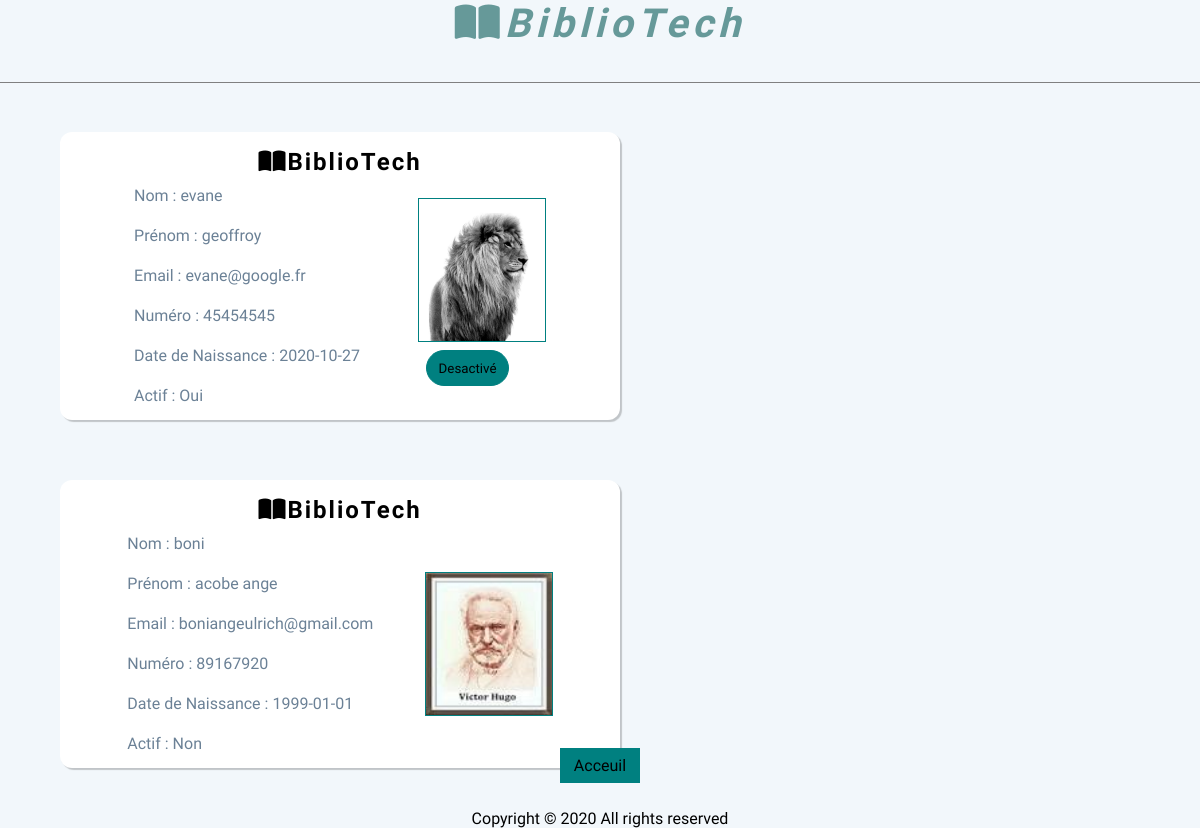
Screenshot of /Views/form/gestionnaire/parametre.php (signed in) with the database file from the repository.
### tables this page shows
CREATE TABLE IF NOT EXISTS `gestionnaire` (
  `id` int NOT NULL AUTO_INCREMENT,
  `nom` varchar(200) NOT NULL,
  `prenom` varchar(300) NOT NULL,
  `email` varchar(300) NOT NULL,
  `pass` varchar(100) NOT NULL,
  `born_date` date NOT NULL,
  `contact` int NOT NULL,
  `extension` varchar(20) NOT NULL,
  `actif` tinyint(1) NOT NULL,
  PRIMARY KEY (`id`)
);

### Views/form/gestionnaire/parametre.php (the view, shortened to what this page needs)
<?php
include '../../../php/connexion.php';
$sql = 'SELECT nom, prenom, email, born_date, contact, extension, actif FROM gestionnaire';
$result = mysqli_query($conn, $sql);
$resultats = mysqli_fetch_all($result, MYSQLI_ASSOC);
?>
<!DOCTYPE html PUBLIC "-//W3C//DTD XHTML 1.0 Strict//EN" "http://www.w3.org/TR/xhtml1/DTD/xhtml1-strict.dtd">
<html xmlns="http://www.w3.org/1999/xhtml" xml:lang="fr" lang="fr">
<head>
    <link rel="stylesheet" href="../../../Static/css/formulaire.css" />
    <link rel="stylesheet" href="../../../Static/css/style.css" />
</head>
<body>
    <header class="head-bar-c">
        <h1 class="head-title-c"><i class="fas fa-book-open"></i>BiblioTech</h1>
    </header>
    <section class="main">
        <?php foreach ($resultats as $resultat) : ?>
            <div class="carte-gestions">
                <h2><i class="fas fa-book-open"></i>BiblioTech</h2>
                <div class="element-carte">
                    <div class="attribu-gestion">
                        <span>Nom : </span><span><?php echo $resultat['nom']; ?></span><br />
                        <span>Prénom : </span><span><?php echo $resultat['prenom']; ?></span><br />
                        <span>Email : </span><span><?php echo $resultat['email']; ?></span><br />
                        <span>Numéro : </span><span><?php echo $resultat['contact']; ?></span><br>
                        <span>Date de Naissance : </span><span><?php echo $resultat['born_date']; ?></span><br>
                        <span>Actif : </span><span><?php if ($resultat['actif'] == true) {echo "Oui";} else { echo "Non";} ?></span>
                    </div>
                    <div class="img-desative">
                        <div class="carte-gestion-img">
                            <img src="../../../Static/img/gestionnaire/<?php $name = $resultat['email'] . '.' . $resultat['extension'];echo $name; ?>" alt="carte" />
                        </div>
                        <?php
                        if ($resultat['actif'] == true) { ?>
                            <button name="desactiver" class="desactive"><a href="../../../php/desactive.php?mail=<?php echo $resultat['email']?>">Desactivé</a></button>
                        <?php } else { ?>
                        <?php } ?>
                    </div>
                </div>
            </div><br>
        <?php endforeach ?>
    </section>
    <footer>
        <div class="gestion-accueil">
            <button class="print"><a href="../../livres.php">Acceuil</a></button>
        </div><br>
        <p>
            Copyright &copy;
            All rights reserved
        </p>
    </footer>
</body>
</html>

### Static/css/formulaire.css (style rules this page uses)
* { margin: 0; padding: 0; font-family: "Mukta", sans-serif; }
body { background-color: #f2f7fb; z-index: 1000; }
h1 { letter-spacing: 5px; }
h2 { letter-spacing: 2px; }
footer { display: flex; justify-content: center; flex-wrap: wrap; position: fixed; bottom: 0; height: 5rem; width: 100%; }
footer p { position: absolute; bottom: 0; }
.head-title-c { font-size: 2.5em; color: #669999; font-weight: bold; font-style: italic; }
.head-bar-c { height: 10%; width: 100%; position: absolute; top: 0%; right: 0%; text-align: center; border-bottom: 1px solid gray; vertical-align: middle; letter-spacing: 2px; }
button a { text-decoration: none; color: black; }
.print { height: 2.2rem; width: 5rem; border: 1px solid teal; background-color: teal; color: black; font-size: 1em; font-weight: 500; }
img[alt="carte"] { height: 100%; width: 100%; }
.carte-gestions { height: 18rem; width: 35rem; border-radius: 12px; box-shadow: 2px 2px 1px rgba(0, 0, 0, 0.205); background-color: white; margin-bottom: 5%; margin-left: 5%; padding: 1rem; }
.element-carte { display: flex; flex-wrap: wrap; justify-content: space-evenly; align-items: center; }
.carte-gestions h2 { text-align: center; }
.img-desative { height: 100%; width: 8rem; }
.carte-gestion-img { height: 9rem; width: 8rem; border: 1px solid teal; }
.main { margin-top: 11%; display: flex; align-items: center; justify-content: space-between; flex-wrap: wrap; }
.attribu-gestion { top: 5rem; line-height: 2.5rem; color: #6b8196; }
.desactive { margin-top: 10%; margin-left: 18%; }

### Static/css/style.css (style rules this page uses)
* { margin: 0; padding: 0; box-sizing: border-box; font-family: "Mukta", sans-serif; }
body { background-color: #f2f7fb; }
button[name="desactiver"] { height: 2.2rem; width: 5.2rem; border: 1px solid teal; background-color: teal; border-radius: 2rem; margin: 0.5rem; }
a { text-decoration: none; }

### rows the page displays
gestionnaire: nom "evane", prenom "geoffroy", email "evane@google.fr", contact "45454545", born_date "2020-10-27", actif "Oui", email+extension (picture)
gestionnaire: nom "boni", prenom "acobe ange", email "boniangeulrich@gmail.com", contact "89167920", born_date "1999-01-01", actif "Non", email+extension (picture)
